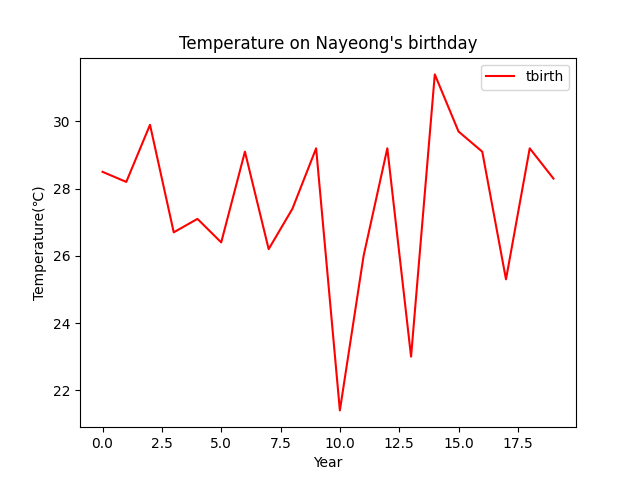

Python code for this plot:
import os
import requests
import matplotlib.pyplot as plt

url = "https://api.taegon.kr/stations/146/?sy=1980&ey=2023&format=csv"
filename = "weather_146_1980-2023.csv"

if not os.path.exists(filename):
    with open(filename, "w", encoding="utf-8") as f:
        res = requests.get(url)
        f.write(res.text)

def read_tbirth(filename):
    result = []
    with open(filename, encoding="utf-8-sig") as f:
        lines = f.readlines()
        for line in lines[1:]:
            token = line.strip().split(",")
            if token[0].strip() >= '2004' and token[1].strip() == '8' and token[2].strip() == '14':
                tbirth = float(token[4].strip()) 
                result.append(tbirth)
    return result

def main():
    tbirth = read_tbirth(filename)

    plt.plot( tbirth, color="r", label="tbirth")
    plt.title("Temperature on Nayeong's birthday")
    plt.ylabel("Temperature(℃)")
    
    plt.legend()
    plt.savefig("hw20240527/hw02_line_tbirth.png")


if __name__ == "__main__":
    main()